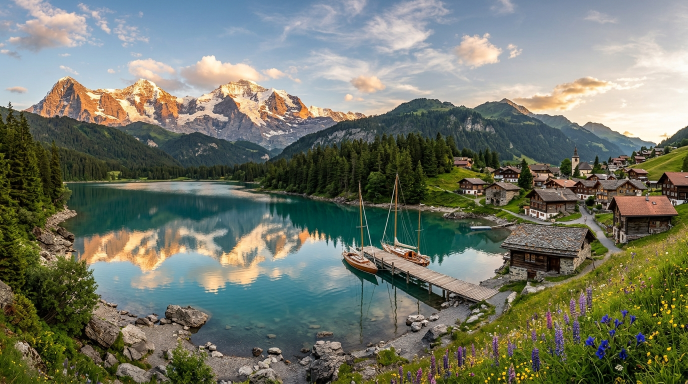
#> input picture datasets/_masters/master_01_outdoor_lake.jpg, 1376 x 768 px (shown at 1/2 size); its folder holds 4 pictures in this run
$ python generate_datasets.py
#> lines starting #> are read from the running program, lines starting #| are printed output that depends on the picture
### src/panorama/pipeline.py
"""Pipeline tổng thể điều phối 6 bước ghép ảnh toàn cảnh (Panorama Stitching)."""

from __future__ import annotations

import time
from dataclasses import dataclass, field
from pathlib import Path
from typing import Any, Callable, Dict, List, Optional, Tuple, Union

import cv2
import numpy as np

from .blending import BlendingResult, blend_warped_frames
from .config import StitchingConfig
from .exceptions import ImageLoadError, InsufficientImagesError
from .features import (
    ImageFeatures,
    detect_and_describe,
    draw_keypoints_preview,
    draw_matches_preview,
)
from .ordering import AlignmentGraph, build_alignment_graph, draw_match_graph_preview
from .postprocess import auto_crop_largest_rectangle
from .warping import (
    WarpedFrame,
    cylindrical_project_image,
    draw_warped_layout_preview,
    warp_all_images,
)


ProgressCallback = Callable[[str, int, str], None]


@dataclass
class StitchingResult:
    """Gói kết quả đầy đủ sau khi chạy pipeline ghép ảnh toàn cảnh."""

    panorama: np.ndarray  # Ảnh kết quả cuối (đã cắt biên nếu auto_crop=True)
    panorama_uncropped: np.ndarray  # Ảnh toàn cảnh trước khi cắt biên đen
    valid_mask: np.ndarray
    crop_box: Tuple[int, int, int, int]
    config: StitchingConfig
    image_names: List[str]
    visual_order: List[int]
    anchor_index: int
    exposure_gains: Dict[int, List[float]]
    timings_ms: Dict[str, float]
    metrics: Dict[str, Any]
    visuals: Dict[str, np.ndarray] = field(default_factory=dict)

    # [21 lines left out: function summary_dict, not called in this run]


def load_image_unicode(path: Union[str, Path]) -> np.ndarray:
    """Đọc ảnh an toàn hỗ trợ cả đường dẫn tiếng Việt Unicode trên Windows."""
    p = Path(path)
    if not p.exists() or not p.is_file():
        raise ImageLoadError(
            message=f"Không tìm thấy tệp ảnh: '{p.name}'.",
            suggestion="Kiểm tra lại đường dẫn tệp ảnh đầu vào.",
        )
    data = np.fromfile(str(p), dtype=np.uint8)
    img = cv2.imdecode(data, cv2.IMREAD_COLOR)
#> img is the input picture: shape (768, 1376, 3); mean B, G, R 105.1, 119, 114.1
    if img is None or img.size == 0:
        raise ImageLoadError(
            message=f"Tệp ảnh '{p.name}' bị hỏng hoặc không đúng định dạng ảnh (JPG/PNG/BMP/WEBP).",
            suggestion="Hãy thử mở lại tệp bằng trình xem ảnh hoặc xuất lại sang JPG/PNG.",
        )
    return img


def save_image_unicode(
    path: Union[str, Path], image: np.ndarray, jpg_quality: int = 94
) -> None:
    """Lưu ảnh an toàn hỗ trợ đường dẫn Unicode trên Windows."""
    p = Path(path)
    p.parent.mkdir(parents=True, exist_ok=True)
    ext = p.suffix.lower() or ".png"
    params = []
    if ext in (".jpg", ".jpeg"):
        params = [int(cv2.IMWRITE_JPEG_QUALITY), int(np.clip(jpg_quality, 50, 100))]
    elif ext == ".png":
        params = [int(cv2.IMWRITE_PNG_COMPRESSION), 3]
    ok, buf = cv2.imencode(ext, image, params)
    if not ok:
        raise IOError(f"Không thể mã hóa ảnh định dạng {ext}")
    buf.tofile(str(p))


class PanoramaStitcher:
    """Bộ ghép ảnh toàn cảnh hoàn chỉnh hỗ trợ 2–10 ảnh, tự sắp xếp và trộn đa dải tần."""

    def __init__(self, config: Optional[StitchingConfig] = None) -> None:
        self.config = config or StitchingConfig()

    # [211 lines left out: functions stitch_paths, stitch, not called in this run]

### scripts/generate_datasets.py
"""Script tạo 5 bộ dữ liệu kiểm thử không bản quyền (từ 4 cảnh gốc tự sinh)
bằng mô phỏng phép quay 3D của camera pinhole (H = K_master @ R @ K_cam^-1).

Các bộ dữ liệu được tạo:
1. 01_outdoor_5imgs_fhd      : 5 ảnh Full HD (1920×1080) ngoại cảnh hồ núi Alpine,
                               thứ tự bị xáo trộn để kiểm chứng Auto-Order & hiệu năng < 30s.
2. 02_urban_4imgs            : 4 ảnh (960×1200) kiến trúc quảng trường châu Âu (nhiều đường thẳng).
3. 03_indoor_3imgs           : 3 ảnh (1000×1200) nội thất thư viện đại học (ánh sáng trong nhà).
4. 04_exposure_motion_4imgs  : 4 ảnh (960×1200) bến cảng có chênh lệch phơi sáng mạnh (±30%)
                               và vật thể chuyển động trong vùng chồng lấn để kiểm chứng
                               Gain Compensation + DP Seam chống ghosting.
5. 05_negative_non_overlapping: 3 ảnh không liên quan từ 3 cảnh khác nhau để kiểm thử
                                xử lý lỗi an toàn (không crash).
"""

from __future__ import annotations

import json
import math
import sys
from pathlib import Path
from typing import Dict, List, Tuple

import cv2
import numpy as np

PROJECT_ROOT = Path(__file__).resolve().parent.parent
sys.path.insert(0, str(PROJECT_ROOT / "src"))

from panorama.pipeline import load_image_unicode, save_image_unicode  # noqa: E402


def rotation_matrix(yaw_deg: float, pitch_deg: float, roll_deg: float) -> np.ndarray:
    """Ma trận xoay 3D R = R_y(yaw) @ R_x(pitch) @ R_z(roll)."""
    y = math.radians(yaw_deg)
    p = math.radians(pitch_deg)
    r = math.radians(roll_deg)

    Ry = np.array(
        [
            [math.cos(y), 0.0, math.sin(y)],
            [0.0, 1.0, 0.0],
            [-math.sin(y), 0.0, math.cos(y)],
        ],
        dtype=np.float64,
    )
    Rx = np.array(
        [
            [1.0, 0.0, 0.0],
            [0.0, math.cos(p), -math.sin(p)],
            [0.0, math.sin(p), math.cos(p)],
        ],
        dtype=np.float64,
    )
    Rz = np.array(
        [
            [math.cos(r), -math.sin(r), 0.0],
            [math.sin(r), math.cos(r), 0.0],
            [0.0, 0.0, 1.0],
        ],
        dtype=np.float64,
    )
    return Ry @ Rx @ Rz


def camera_matrix(w: int, h: int, focal: float) -> np.ndarray:
    return np.array(
        [[focal, 0.0, w * 0.5], [0.0, focal, h * 0.5], [0.0, 0.0, 1.0]],
        dtype=np.float64,
    )


def upscale_crisp(img: np.ndarray, target_w: int) -> np.ndarray:
    """Phóng to sắc nét (Lanczos4 + unsharp mask nhẹ) để trích xuất khung Full HD rõ nét."""
#> called with target_w = 3840
    h, w = img.shape[:2]
#> h = 768; w = 1376
    scale = target_w / float(w)
#> scale = 2.79
    target_h = int(round(h * scale))
#> target_h = 2143
    up = cv2.resize(img, (target_w, target_h), interpolation=cv2.INTER_LANCZOS4)
    blur = cv2.GaussianBlur(up, (0, 0), sigmaX=1.2)
    sharp = cv2.addWeighted(up, 1.22, blur, -0.22, 0)
    return sharp


def render_camera_view(
    master: np.ndarray,
    master_focal: float,
    cam_size: Tuple[int, int],
    cam_focal: float,
    yaw_deg: float,
    pitch_deg: float = 0.0,
    roll_deg: float = 0.0,
    exposure_rgb: Tuple[float, float, float] = (1.0, 1.0, 1.0),
    noise_sigma: float = 0.8,
    rng: np.random.Generator | None = None,
) -> Tuple[np.ndarray, np.ndarray, bool]:
    """Chiếu tạo 1 khung ảnh từ cảnh gốc bằng ma trận Homography H_cam_to_master."""
    mh, mw = master.shape[:2]
    cw, ch = cam_size

    Km = camera_matrix(mw, mh, master_focal)
    Kc = camera_matrix(cw, ch, cam_focal)
    R = rotation_matrix(yaw_deg, pitch_deg, roll_deg)
    H_cam_to_master = Km @ R @ np.linalg.inv(Kc)
    H_cam_to_master /= H_cam_to_master[2, 2]

    # Kiểm tra 4 góc camera đều nằm gọn trong ảnh gốc
    corners = np.array(
        [[0, 0, 1], [cw - 1, 0, 1], [cw - 1, ch - 1, 1], [0, ch - 1, 1]],
        dtype=np.float64,
    )
    proj = (H_cam_to_master @ corners.T).T
    pts = proj[:, :2] / proj[:, 2:3]
    inside = bool(
        np.all(pts[:, 0] >= 1.0)
        and np.all(pts[:, 0] <= mw - 2.0)
        and np.all(pts[:, 1] >= 1.0)
        and np.all(pts[:, 1] <= mh - 2.0)
    )

    frame = cv2.warpPerspective(
        master,
        H_cam_to_master,
        (cw, ch),
        flags=cv2.INTER_CUBIC | cv2.WARP_INVERSE_MAP,
        borderMode=cv2.BORDER_REFLECT_101,
    )

    # Mô phỏng khác biệt phơi sáng & cân bằng trắng giữa các lần chụp
    b_g, g_g, r_g = exposure_rgb[2], exposure_rgb[1], exposure_rgb[0]
    arr = frame.astype(np.float32)
    arr[:, :, 0] *= b_g
    arr[:, :, 1] *= g_g
    arr[:, :, 2] *= r_g

    if noise_sigma > 0 and rng is not None:
        arr += rng.normal(0.0, noise_sigma, size=arr.shape).astype(np.float32)

    out = np.clip(arr, 0, 255).astype(np.uint8)
    return out, H_cam_to_master, inside


def inject_moving_boat(frame: np.ndarray) -> np.ndarray:
    """Chèn 1 vật thể chuyển động nổi bật (phao & ca-nô đỏ trắng) vào vùng chồng lấn
    của 1 khung ảnh duy nhất để kiểm thử khả năng né ghosting của DP Seam Finding.
    """
    out = frame.copy()
    h, w = out.shape[:2]
    # Đặt ở 1/3 phải (vùng chồng lấn giữa ảnh 2 và ảnh 3), trên mặt nước cảng
    cx, cy = int(w * 0.72), int(h * 0.68)

    # Bóng phản chiếu dưới mặt nước
    cv2.ellipse(out, (cx, cy + 28), (62, 14), 0, 0, 360, (70, 50, 40), -1, cv2.LINE_AA)
    # Sóng rẽ nước màu trắng
    cv2.ellipse(out, (cx - 10, cy + 18), (74, 10), 0, 0, 360, (235, 245, 250), 2, cv2.LINE_AA)
    # Thân ca-nô màu đỏ tươi
    hull = np.array(
        [
            [cx - 64, cy],
            [cx + 68, cy - 4],
            [cx + 50, cy + 20],
            [cx - 52, cy + 20],
        ],
        dtype=np.int32,
    )
    cv2.fillPoly(out, [hull], (35, 45, 225), cv2.LINE_AA)
    cv2.polylines(out, [hull], True, (25, 25, 140), 2, cv2.LINE_AA)
    # Dải trắng thân tàu
    cv2.line(out, (cx - 56, cy + 6), (cx + 56, cy + 4), (245, 248, 252), 4, cv2.LINE_AA)
    # Khoang lái màu trắng + kính xanh đậm
    cabin = np.array(
        [[cx - 24, cy - 2], [cx + 26, cy - 2], [cx + 14, cy - 26], [cx - 18, cy - 24]],
        dtype=np.int32,
    )
    cv2.fillPoly(out, [cabin], (242, 245, 248), cv2.LINE_AA)
    window = np.array(
        [[cx - 14, cy - 6], [cx + 18, cy - 6], [cx + 11, cy - 20], [cx - 11, cy - 19]],
        dtype=np.int32,
    )
    cv2.fillPoly(out, [window], (65, 50, 35), cv2.LINE_AA)
    # Cột cờ nhỏ màu vàng cam
    cv2.line(out, (cx - 46, cy), (cx - 46, cy - 36), (220, 225, 230), 2, cv2.LINE_AA)
    flag = np.array([[cx - 46, cy - 36], [cx - 24, cy - 30], [cx - 46, cy - 24]], dtype=np.int32)
    cv2.fillPoly(out, [flag], (20, 195, 255), cv2.LINE_AA)
    return out


def build_all_datasets() -> None:
    masters_dir = PROJECT_ROOT / "datasets" / "_masters"
    datasets_root = PROJECT_ROOT / "datasets"
    rng = np.random.default_rng(2026)

    # ------------------------------------------------------------------
    # Dataset 1: Ngoại cảnh Hồ Alpine - 5 ảnh Full HD (1920x1080), XÁO TRỘN
    # ------------------------------------------------------------------
    m1 = upscale_crisp(load_image_unicode(masters_dir / "master_01_outdoor_lake.jpg"), target_w=3840)
    d1 = datasets_root / "01_outdoor_5imgs_fhd"
    d1.mkdir(parents=True, exist_ok=True)

    mh, mw = m1.shape[:2]
#> mh = 2143; mw = 3840
    f_m1 = mw * 0.56  # Master H-FOV ~ 83.5 deg
#> f_m1 = 2150.4
    cam_w1, cam_h1 = 1920, 1080
    f_c1 = cam_w1 * 1.48  # Camera H-FOV ~ 37.3 deg, V-FOV ~ 21.4 deg

    # 5 góc chụp từ trái sang phải, sau đó lưu theo thứ tự xáo trộn để test Auto-Order
    specs_1 = [
        {"true_order": 0, "file": "img_03.jpg", "yaw": -21.0, "pitch": 0.4, "roll": -1.1, "exp": (0.96, 0.97, 0.98)},
        {"true_order": 1, "file": "img_01.jpg", "yaw": -10.5, "pitch": -0.3, "roll": 0.8, "exp": (1.02, 1.01, 1.00)},
        {"true_order": 2, "file": "img_05.jpg", "yaw": 0.0, "pitch": 0.2, "roll": -0.4, "exp": (1.00, 1.00, 1.00)},
        {"true_order": 3, "file": "img_02.jpg", "yaw": 10.5, "pitch": -0.4, "roll": 1.0, "exp": (0.94, 0.96, 0.98)},
        {"true_order": 4, "file": "img_04.jpg", "yaw": 21.0, "pitch": 0.3, "roll": -0.9, "exp": (1.05, 1.04, 1.02)},
    ]
    meta_1 = []
    for sp in specs_1:
        fr, H_gt, inside = render_camera_view(
            m1, f_m1, (cam_w1, cam_h1), f_c1, sp["yaw"], sp["pitch"], sp["roll"], sp["exp"], 0.6, rng
        )
        assert inside, f"Dataset 1 frame {sp['file']} exceeded master bounds!"
        save_image_unicode(d1 / sp["file"], fr, jpg_quality=94)
        meta_1.append({**sp, "H_cam_to_master": H_gt.tolist()})
#> after the loop, meta_1 = 5 items

    (d1 / "metadata.json").write_text(
        json.dumps(
            {
                "name": "01 - Ngoại cảnh Hồ núi Alpine (5 ảnh Full HD 1920×1080, xáo trộn)",
                "description": "Kiểm chứng ghép 5 ảnh Full HD dưới 30s và khả năng tự động sắp xếp thứ tự ảnh (Auto-Order).",
                "master_size": [mw, mh],
                "frames": meta_1,
            },
            indent=2,
            ensure_ascii=False,
        ),
        encoding="utf-8",
    )

    # ------------------------------------------------------------------
    # Dataset 2: Kiến trúc Đô thị Quảng trường Châu Âu - 4 ảnh (960x1200)
    # ------------------------------------------------------------------
    m2 = upscale_crisp(load_image_unicode(masters_dir / "master_02_urban_square.jpg"), target_w=2800)
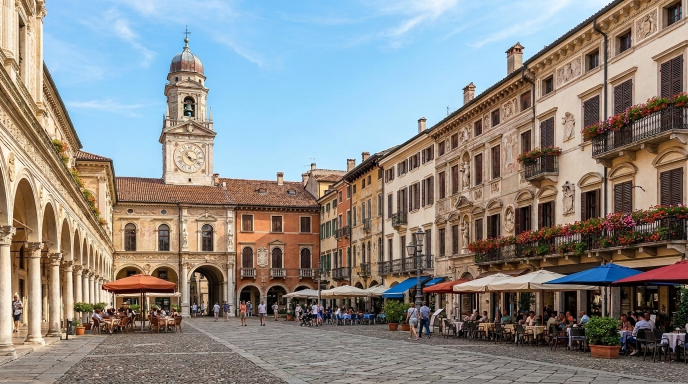
#> input picture datasets/_masters/master_02_urban_square.jpg, 1376 x 768 px (shown at 1/2 size)
#> in load_image_unicode, img is the input picture: shape (768, 1376, 3); mean B, G, R 133.8, 136.5, 139
    d2 = datasets_root / "02_urban_4imgs"
    d2.mkdir(parents=True, exist_ok=True)

    mh2, mw2 = m2.shape[:2]
#> mh2 = 1563; mw2 = 2800
    f_m2 = mw2 * 0.50
#> f_m2 = 1400
    cam_w2, cam_h2 = 960, 1080
    f_c2 = cam_w2 * 1.48

    specs_2 = [
        {"true_order": 0, "file": "urban_1.jpg", "yaw": -21.0, "pitch": 0.4, "roll": -1.3, "exp": (0.95, 0.96, 0.97)},
        {"true_order": 1, "file": "urban_2.jpg", "yaw": -7.0, "pitch": -0.3, "roll": 0.9, "exp": (1.03, 1.02, 1.00)},
        {"true_order": 2, "file": "urban_3.jpg", "yaw": 7.0, "pitch": 0.3, "roll": -0.7, "exp": (0.97, 0.98, 1.00)},
        {"true_order": 3, "file": "urban_4.jpg", "yaw": 21.0, "pitch": -0.4, "roll": 1.1, "exp": (1.05, 1.03, 1.01)},
    ]
    meta_2 = []
    for sp in specs_2:
        fr, H_gt, inside = render_camera_view(
            m2, f_m2, (cam_w2, cam_h2), f_c2, sp["yaw"], sp["pitch"], sp["roll"], sp["exp"], 0.6, rng
        )
        assert inside, f"Dataset 2 frame {sp['file']} exceeded master bounds!"
        save_image_unicode(d2 / sp["file"], fr, jpg_quality=94)
        meta_2.append({**sp, "H_cam_to_master": H_gt.tolist()})
#> this loop made 4 passes
#> pass 1, in render_camera_view (call 6), `frame = cv2.warpPerspective( master, H_cam_to_master, (cw, ch), flags=..`:
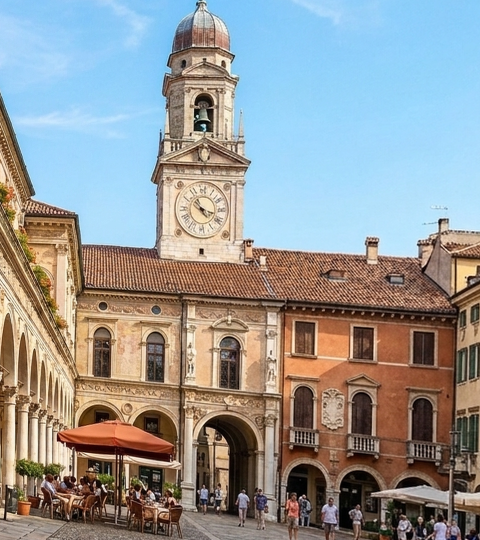
#> frame: shape (1080, 960, 3) (shown at 1/2 size); mean B, G, R 149.9, 150.3, 148.1
#> after the loop, meta_2 = 4 items

    (d2 / "metadata.json").write_text(
        json.dumps(
            {
                "name": "02 - Kiến trúc Quảng trường Châu Âu (4 ảnh, chồng lấn ~40%)",
                "description": "Cảnh kiến trúc nhiều đường thẳng và kết cấu sắc nét để kiểm định sai số Homography.",
                "master_size": [mw2, mh2],
                "frames": meta_2,
            },
            indent=2,
            ensure_ascii=False,
        ),
        encoding="utf-8",
    )

    # ------------------------------------------------------------------
    # Dataset 3: Trong nhà - Thư viện Đại học - 3 ảnh (1080x1200)
    # ------------------------------------------------------------------
    m3 = upscale_crisp(load_image_unicode(masters_dir / "master_03_indoor_library.jpg"), target_w=2800)
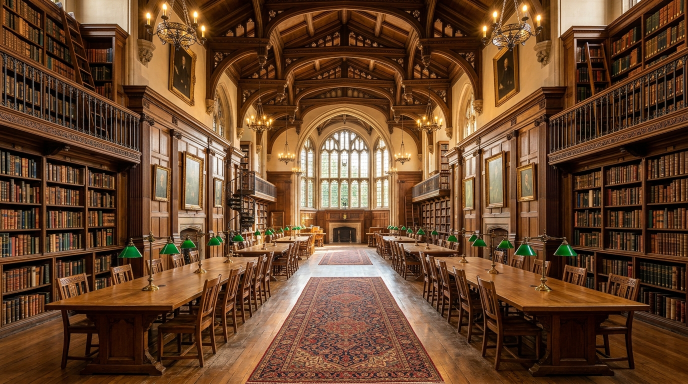
#> input picture datasets/_masters/master_03_indoor_library.jpg, 1376 x 768 px (shown at 1/2 size)
#> in load_image_unicode, img is the input picture: shape (768, 1376, 3); mean B, G, R 44.2, 69.7, 104
    d3 = datasets_root / "03_indoor_3imgs"
    d3.mkdir(parents=True, exist_ok=True)

    mh3, mw3 = m3.shape[:2]
#> mh3 = 1563; mw3 = 2800
    f_m3 = mw3 * 0.50
#> f_m3 = 1400
    cam_w3, cam_h3 = 1080, 1080
    f_c3 = cam_w3 * 1.38

    specs_3 = [
        {"true_order": 0, "file": "library_left.jpg", "yaw": -18.5, "pitch": 0.3, "roll": -1.0, "exp": (0.91, 0.92, 0.94)},
        {"true_order": 1, "file": "library_center.jpg", "yaw": 0.0, "pitch": -0.2, "roll": 0.5, "exp": (1.02, 1.00, 0.98)},
        {"true_order": 2, "file": "library_right.jpg", "yaw": 18.5, "pitch": 0.3, "roll": -1.0, "exp": (1.10, 1.08, 1.05)},
    ]
    meta_3 = []
    for sp in specs_3:
        fr, H_gt, inside = render_camera_view(
            m3, f_m3, (cam_w3, cam_h3), f_c3, sp["yaw"], sp["pitch"], sp["roll"], sp["exp"], 0.7, rng
        )
        assert inside, f"Dataset 3 frame {sp['file']} exceeded master bounds!"
        save_image_unicode(d3 / sp["file"], fr, jpg_quality=94)
        meta_3.append({**sp, "H_cam_to_master": H_gt.tolist()})
#> after the loop, meta_3 = 3 items

    (d3 / "metadata.json").write_text(
        json.dumps(
            {
                "name": "03 - Trong nhà: Thư viện Đại học (3 ảnh nội thất)",
                "description": "Bối cảnh trong nhà có ánh sáng ấm, kệ sách và chiều sâu kiến trúc phức tạp.",
                "master_size": [mw3, mh3],
                "frames": meta_3,
            },
            indent=2,
            ensure_ascii=False,
        ),
        encoding="utf-8",
    )

    # ------------------------------------------------------------------
    # Dataset 4: Bến cảng Địa Trung Hải - Chênh lệch phơi sáng mạnh + Vật chuyển động
    # ------------------------------------------------------------------
    m4 = upscale_crisp(load_image_unicode(masters_dir / "master_04_coastal_harbor.jpg"), target_w=2800)
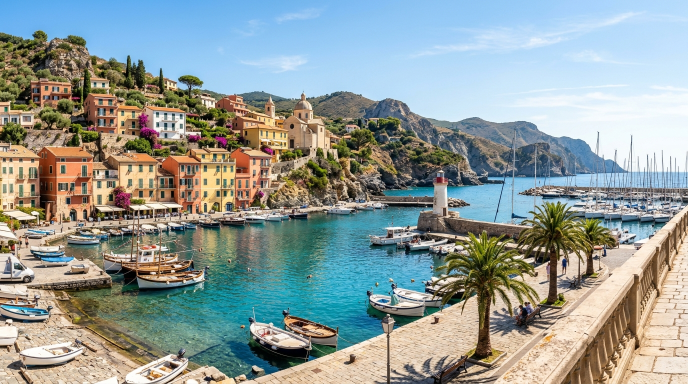
#> input picture datasets/_masters/master_04_coastal_harbor.jpg, 1376 x 768 px (shown at 1/2 size)
#> in load_image_unicode, img is the input picture: shape (768, 1376, 3); mean B, G, R 152.7, 155.4, 144.7
    d4 = datasets_root / "04_exposure_motion_4imgs"
    d4.mkdir(parents=True, exist_ok=True)

    mh4, mw4 = m4.shape[:2]
#> mh4 = 1563; mw4 = 2800
    f_m4 = mw4 * 0.50
#> f_m4 = 1400
    cam_w4, cam_h4 = 960, 1080
    f_c4 = cam_w4 * 1.48

    specs_4 = [
        {"true_order": 0, "file": "harbor_1.jpg", "yaw": -21.0, "pitch": 0.3, "roll": -0.9, "exp": (0.74, 0.76, 0.80)},
        {"true_order": 1, "file": "harbor_2.jpg", "yaw": -7.0, "pitch": -0.3, "roll": 0.7, "exp": (1.18, 1.15, 1.10), "moving_obj": True},
        {"true_order": 2, "file": "harbor_3.jpg", "yaw": 7.0, "pitch": 0.2, "roll": -0.6, "exp": (0.80, 0.82, 0.85)},
        {"true_order": 3, "file": "harbor_4.jpg", "yaw": 21.0, "pitch": -0.3, "roll": 1.0, "exp": (1.14, 1.12, 1.08)},
    ]
    meta_4 = []
    for sp in specs_4:
        fr, H_gt, inside = render_camera_view(
            m4, f_m4, (cam_w4, cam_h4), f_c4, sp["yaw"], sp["pitch"], sp["roll"], sp["exp"], 0.7, rng
        )
        assert inside, f"Dataset 4 frame {sp['file']} exceeded master bounds!"
        if sp.get("moving_obj"):
            fr = inject_moving_boat(fr)
        save_image_unicode(d4 / sp["file"], fr, jpg_quality=94)
        meta_4.append({**sp, "H_cam_to_master": H_gt.tolist()})
#> this loop made 4 passes
#> pass 1, in render_camera_view (call 13), `out = np.clip(arr, 0, 255).astype(np.uint8)`:
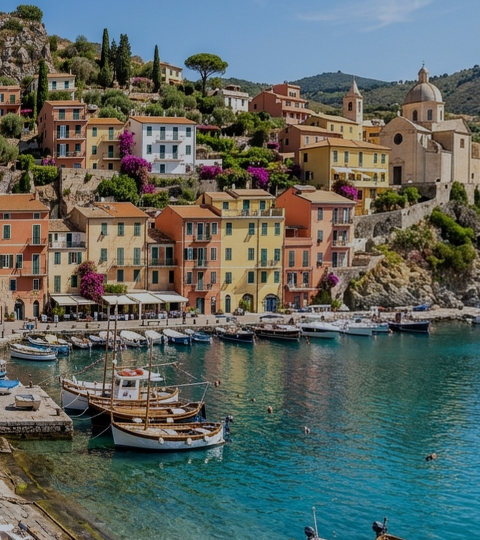
#> out: shape (1080, 960, 3) (shown at 1/2 size); mean B, G, R 94.9, 100.6, 92
#> after the loop, meta_4 = 4 items

    (d4 / "metadata.json").write_text(
        json.dumps(
            {
                "name": "04 - Chênh lệch sáng mạnh & Vật chuyển động (4 ảnh bến cảng)",
                "description": "Thử thách khó với phơi sáng lệch ±30% giữa các ảnh và ca-nô chuyển động trong vùng chồng lấn.",
                "master_size": [mw4, mh4],
                "frames": meta_4,
            },
            indent=2,
            ensure_ascii=False,
        ),
        encoding="utf-8",
    )

    # ------------------------------------------------------------------
    # Dataset 5: Bộ kiểm thử lỗi - 3 ảnh không chồng lấn từ 3 bối cảnh khác nhau
    # ------------------------------------------------------------------
    d5 = datasets_root / "05_negative_non_overlapping"
    d5.mkdir(parents=True, exist_ok=True)
    save_image_unicode(d5 / "scene_lake.jpg", load_image_unicode(d1 / "img_01.jpg"))
#> in load_image_unicode (call 5), `img = cv2.imdecode(data, cv2.IMREAD_COLOR)`:
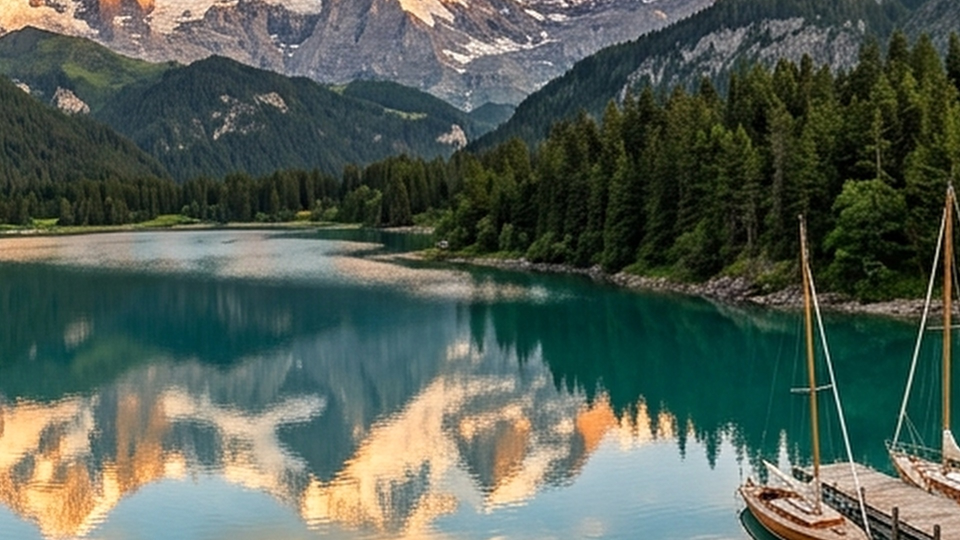
#> img: shape (1080, 1920, 3) (shown at 1/2 size); mean B, G, R 84.7, 95.1, 83.9
    save_image_unicode(d5 / "scene_urban.jpg", load_image_unicode(d2 / "urban_1.jpg"))
    save_image_unicode(d5 / "scene_library.jpg", load_image_unicode(d3 / "library_center.jpg"))
#> in load_image_unicode (call 7), `img = cv2.imdecode(data, cv2.IMREAD_COLOR)`:
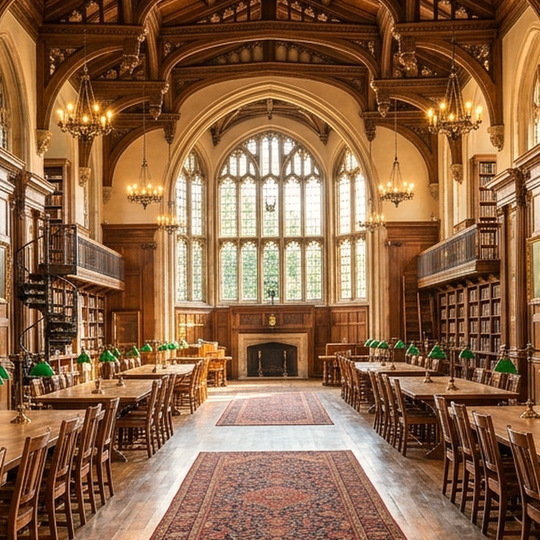
#> img: shape (1080, 1080, 3) (shown at 1/2 size); mean B, G, R 70.4, 101.4, 140.5
    (d5 / "metadata.json").write_text(
        json.dumps(
            {
                "name": "05 - Kiểm thử lỗi: 3 ảnh không chồng lấn (Negative Test)",
                "description": "Gồm 3 ảnh từ 3 địa điểm hoàn toàn khác nhau nhằm kiểm chứng xử lý lỗi an toàn.",
                "expected_error": True,
            },
            indent=2,
            ensure_ascii=False,
        ),
        encoding="utf-8",
    )

    print("Đã khởi tạo thành công toàn bộ 5 bộ dữ liệu kiểm thử tại:", datasets_root)


if __name__ == "__main__":
    build_all_datasets()
